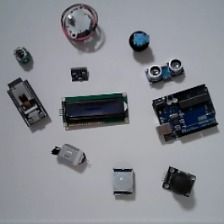
#> input picture data/test-samples/0.jpg, 224 x 224 px, given in place of the camera
$ python cv_discovery.py
#> lines starting #> are read from the running program, lines starting #| are printed output that depends on the picture; after the words box and inside, x2 and y2 are one past the last pixel; in counts of white or black regions, pixels touching at a corner belong together
import cv2
import numpy as np

def main():
    # Attempt to open the external USB Camera.
    # Usually '0' is your laptop's internal webcam, and '1' is the plug-in USB camera.
    # If this fails or opens the wrong camera, change 1 to 0 or 2.
    cam_id = 1
    cap = cv2.VideoCapture(cam_id)

    if not cap.isOpened():
        print(f"Error: Could not open camera {cam_id}.")
        return

    print("Camera loaded. Press 'q' to quit.")

    # Create a window so we can add trackbars to tune the threshold easily!
    cv2.namedWindow('Threshold Tuning')

    # We create a dummy function because trackbars require a callback
    def nothing(x):
        pass

    # Create slider to adjust the threshold value live
    # If the workbench is light and parts are dark, a threshold of ~100 usually works.
    cv2.createTrackbar('Thresh Value', 'Threshold Tuning', 100, 255, nothing)

    while True:
        ret, frame = cap.read()
#> frame is the input picture: shape (224, 224, 3); mean B, G, R 142.9, 136.6, 134
        if not ret:
            print("Failed to grab frame.")
            break

        # 1. Grayscale & Blur
        gray = cv2.cvtColor(frame, cv2.COLOR_BGR2GRAY)
        blurred = cv2.GaussianBlur(gray, (5, 5), 0)
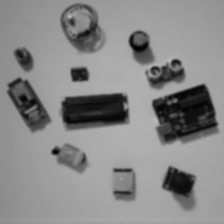
#> blurred: shape (224, 224); min 2, max 192, mean 136.5

        # 2. Thresholding
        # Get the current value from the slider
        thresh_val = cv2.getTrackbarPos('Thresh Value', 'Threshold Tuning')

        # Here we use THRESH_BINARY_INV assuming: Workbench is LIGHT, Modules are DARK.
        # If your workspace is dark and modules are light, change this to cv2.THRESH_BINARY
        _, thresh = cv2.threshold(blurred, thresh_val, 255, cv2.THRESH_BINARY_INV)
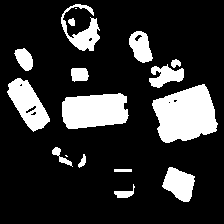
#> thresh: shape (224, 224); 18.6% white; 17 white regions (2 under 20 px)

        # 3. Find Contours
        contours, _ = cv2.findContours(thresh, cv2.RETR_EXTERNAL, cv2.CHAIN_APPROX_SIMPLE)
#> contours = 17 contours, 2 with area under 20; largest, box (x1, y1, x2, y2) and area: (152, 84, 218, 143) 2629, (62, 93, 129, 129) 1880, (7, 78, 50, 132) 1170, (162, 167, 195, 202) 702, (61, 4, 100, 51) 628

        for contour in contours:
            area = cv2.contourArea(contour)
            # Filter out tiny specs of dust or huge shadows
            if 500 < area < 50000:

                # --- A. Extacting EPSON Math ---
                rect = cv2.minAreaRect(contour)
                # Draw the angled box for EPSON in RED
                box = cv2.boxPoints(rect)
                box = np.int32(box)
                cv2.drawContours(frame, [box], 0, (0, 0, 255), 2)

                # Get center and angle for robot
                (cx, cy), (w, h), angle = rect
                cv2.circle(frame, (int(cx), int(cy)), 4, (0,0,255), -1)

                # --- B. Extracting AI Crop Box ---
                x, y, crop_w, crop_h = cv2.boundingRect(contour)
                # Draw the upright box for AI cropping in GREEN
                cv2.rectangle(frame, (x, y), (x + crop_w, y + crop_h), (0, 255, 0), 2)
#> this loop made 17 passes
#> (area, box, cx, cy, w, h, angle, x) on passes 3, 7, 8, 9, 17: (702, [[188, 203], [158, 191], [168, 165], [198, 177]], 178.6, 184.3, 27.67, 31.75, -68.2, 162), (1880, [[63, 129], [60, 97], [125, 91], [128, 123]], 94.54, 110.4, 65.82, 31.87, -5.19, 62), (2629, [[163, 148], [147, 101], [205, 82], [220, 129]], 184.3, 115.4, 60.4, 49.02, -18.43, 152), (1170, [[31, 133], [3, 86], [23, 73], [52, 121]], 27.6, 103.8, 23.84, 55.57, -30.96, 7), (627.5, [[74, 57], [56, 11], [88, -1], [106, 44]], 81.33, 28.07, 34.73, 49.39, -21.8, 61)
#> area on passes 1, 5, 6, 10, 11, 12: 96.5, 43.5, 97.5, 186.5, 424.5, 48
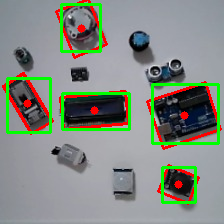
#> frame: shape (224, 224, 3); 9.63% of pixels changed, all inside (x1, y1, x2, y2) = (2, 0, 222, 205)

                # We will implement the actual 224x224 extraction later once the thresholding works!

        # Show the raw frame with drawings, and the binary threshold view
        cv2.imshow('Live Feed (Red=EPSON Rotated Box, Green=AI Crop Box)', frame)
        cv2.imshow('Threshold Tuning', thresh)

        if cv2.waitKey(1) & 0xFF == ord('q'):
#> (key q is pressed here)
            break

    cap.release()
    cv2.destroyAllWindows()

if __name__ == '__main__':
    main()

$ run again, on data/test-samples/1.jpg
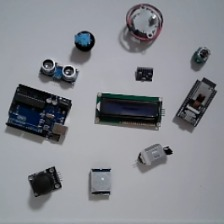
#> input picture data/test-samples/1.jpg, 224 x 224 px, given in place of the camera
#> in main, frame is the input picture: shape (224, 224, 3); mean B, G, R 142.8, 136.7, 134.1
#> in main, `_, thresh = cv2.threshold(blurred, thresh_val, 255, cv2.THRESH_BINARY_..`:
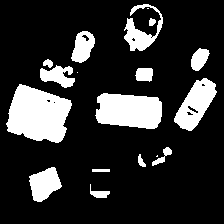
#> thresh: shape (224, 224); 18.6% white; 18 white regions (3 under 20 px)
#> contours = 18 contours, 3 with area under 20; largest, box (x1, y1, x2, y2) and area: (6, 84, 72, 143) 2626, (95, 93, 162, 129) 1878, (174, 78, 217, 131) 1173, (29, 167, 62, 202) 701, (124, 4, 163, 51) 634
#> the loop in main, `for contour in contours:` made 18 passes
#> (area, box, cx, cy, w, h, angle, x) on passes 3, 7, 8, 9: (701, [[34, 203], [24, 176], [54, 165], [63, 192]], 44.38, 184.5, 31.27, 28.62, -19.98, 29), (1878.5, [[159, 129], [94, 123], [97, 91], [162, 97]], 128.5, 110.4, 31.87, 65.82, -84.81, 95), (2625.5, [[59, 148], [2, 129], [17, 82], [75, 101]], 38.7, 115.4, 49.02, 60.4, -71.57, 6), (1173, [[191, 133], [170, 121], [199, 74], [219, 86]], 195.4, 103.9, 55.39, 23.84, -59.04, 174)
#> after the loop in main, `for contour in contours:`:
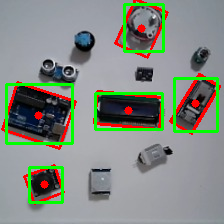
#> frame: shape (224, 224, 3); 9.55% of pixels changed, all inside (x1, y1, x2, y2) = (1, 0, 221, 205)

$ run again, on data/test-samples/10.jpg
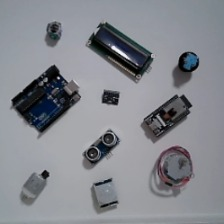
#> input picture data/test-samples/10.jpg, 224 x 224 px, given in place of the camera
#> in main, frame is the input picture: shape (224, 224, 3); mean B, G, R 141.8, 135.5, 133
#> in main, `_, thresh = cv2.threshold(blurred, thresh_val, 255, cv2.THRESH_BINARY_..`:
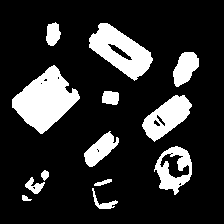
#> thresh: shape (224, 224); 17.3% white; 13 white regions
#> contours = 13 contours; largest, box (x1, y1, x2, y2) and area: (12, 65, 80, 134) 2457, (89, 23, 153, 81) 1889, (142, 95, 192, 142) 1204, (154, 146, 192, 195) 1186, (84, 131, 119, 167) 566
#> the loop in main, `for contour in contours:` made 13 passes
#> (area, box, cx, cy, w, h, angle, x) on passes 6, 7, 8, 10: (1186, [[181, 197], [147, 182], [165, 140], [199, 155]], 173.3, 168.9, 45.56, 36.9, -66.8, 154), (565.5, [[91, 168], [79, 156], [109, 128], [121, 141]], 100.4, 148.7, 40.49, 16.88, -42.27, 84), (1203.5, [[152, 142], [137, 122], [180, 90], [195, 110]], 166.7, 116.6, 54, 25.4, -36.87, 142), (2457, [[38, 136], [7, 102], [52, 62], [82, 96]], 45.37, 99.52, 59.61, 46.16, -41.99, 12)
#> after the loop in main, `for contour in contours:`:
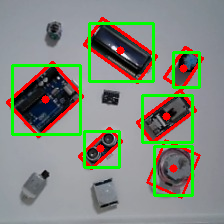
#> frame: shape (224, 224, 3); 12.09% of pixels changed, all inside (x1, y1, x2, y2) = (6, 17, 204, 199)

$ run again, on data/test-samples/12.jpg
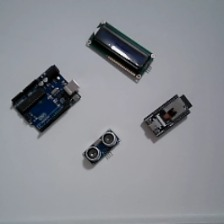
#> input picture data/test-samples/12.jpg, 224 x 224 px, given in place of the camera
#> in main, frame is the input picture: shape (224, 224, 3); mean B, G, R 146.3, 140, 137.5
#> in main, `_, thresh = cv2.threshold(blurred, thresh_val, 255, cv2.THRESH_BINARY_..`:
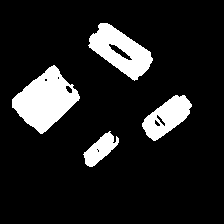
#> thresh: shape (224, 224); 12.5% white; 4 white regions
#> contours = 4 contours; box (x1, y1, x2, y2) and area: (12, 65, 80, 134) 2516, (88, 23, 153, 81) 1904, (142, 95, 192, 141) 1204, (83, 131, 119, 167) 576
#> the loop in main, `for contour in contours:` made 4 passes
#> (area, box, cx, cy, w, h, angle, x) on passes 1 to 4: (575.5, [[90, 169], [79, 156], [109, 128], [120, 141]], 99.96, 148.9, 41.17, 17.24, -43.15, 83), (1204.5, [[152, 142], [137, 122], [180, 90], [196, 110]], 166.8, 116.5, 54.2, 25.4, -36.87, 142), (2516, [[39, 136], [7, 102], [51, 61], [83, 95]], 45.28, 99.23, 59.91, 46.42, -43.15, 12), (1904, [[137, 82], [84, 44], [103, 17], [156, 56]], 120.3, 50.28, 32.64, 65.73, -53.97, 88)
#> after the loop in main, `for contour in contours:`:
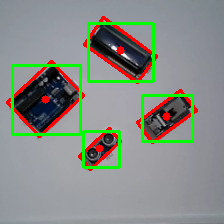
#> frame: shape (224, 224, 3); 9.03% of pixels changed, all inside (x1, y1, x2, y2) = (6, 16, 198, 171)
